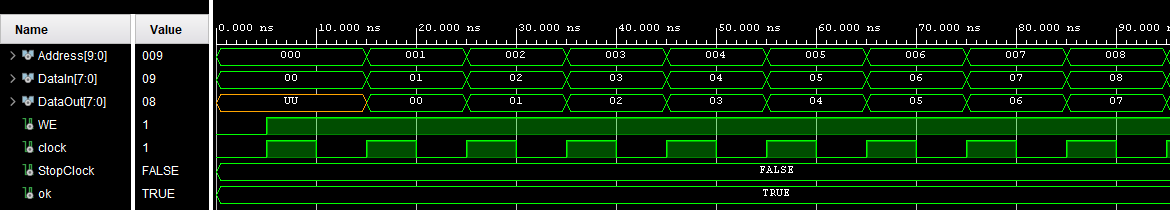
#> input picture ME2-Languages_Materiels/Screens/Screens/1.png, 1170 x 210 px, found by its file name
$ python main.py
#> lines starting #> are read from the running program, lines starting #| are printed output that depends on the picture
import matplotlib.pyplot as plt
from PIL import Image, ImageDraw, ImageFont

# Charger l'image originale
img_path = "C:\\Users\\bnola\\Documents\\Polytech\\ETN5\\SETR-2026-2027\\ME2-Languages_Materiels\\Screens\\Screens\\1.png"
img = Image.open(img_path).convert("RGB")
draw = ImageDraw.Draw(img)

# Polices de caractères (par défaut si police système non trouvée)
try:
    font = ImageFont.truetype("arial.ttf", 14)
    font_bold = ImageFont.truetype("arialbd.ttf", 15)
except IOError:
    font = ImageFont.load_default()
    font_bold = font

# Dimensions
width, height = img.size
#> width = 1170; height = 210

# --- 1. Lignes verticales pour marquer les fronts montants d'horloge ---
# Coordonnées X approximatives des fronts d'horloge (10ns, 20ns, 30ns)
x_10ns = int(width * 0.385)
#> x_10ns = 450
x_20ns = int(width * 0.455)
#> x_20ns = 532
x_30ns = int(width * 0.525)
#> x_30ns = 614

# Dessiner les lignes d'horloge
draw.line([(x_10ns, 0), (x_10ns, height)], fill="red", width=2)
draw.line([(x_20ns, 0), (x_20ns, height)], fill="red", width=2)

# Texte sur les lignes d'horloge
draw.text((x_10ns - 25, 5), "Front 1", fill="red", font=font_bold)
draw.text((x_20ns - 25, 5), "Front 2", fill="red", font=font_bold)

# --- 2. Encadré explicatif pour l'état non initialisé UU ---
# Zone de DataOut entre 0 et 10ns
draw.rectangle([(int(width * 0.315), int(height * 0.42)), (x_10ns, int(height * 0.50))], outline="orange", width=2)
draw.text((int(width * 0.32), int(height * 0.52)), "1. Non initialisé (UU)", fill="orange", font=font_bold)

# --- 3. Flèche montrant la prise en compte au front d'horloge ---
# Flèche du front 10ns vers la donnée DataOut = 00
draw.line([(x_10ns, int(height * 0.65)), (x_10ns + 15, int(height * 0.46))], fill="cyan", width=2)
draw.text((x_10ns + 20, int(height * 0.42)), "2. Écriture & Sortie de '00'", fill="cyan", font=font_bold)

# Sauvegarder l'image annotée
output_path = "C:\\Users\\bnola\\Documents\\Polytech\\ETN5\\SETR-2026-2027\\ME2-Languages_Materiels\\Screens\\Screens\\chronogramme_annote.png"
img.save(output_path)
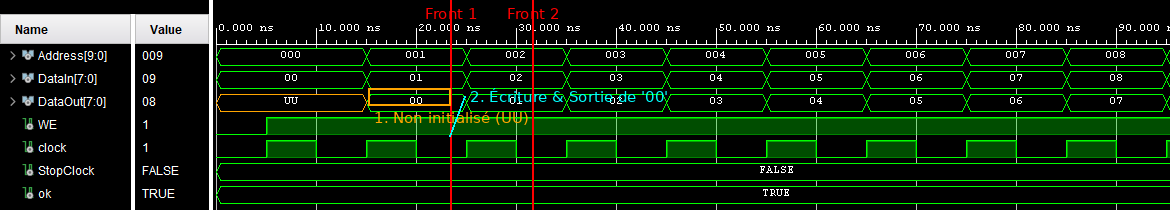
#> saved as chronogramme_annote.png: PIL image 1170x210 RGB; mean R, G, B 15.5, 34.7, 13.9
print(f"Image sauvegardée sous {output_path}")
